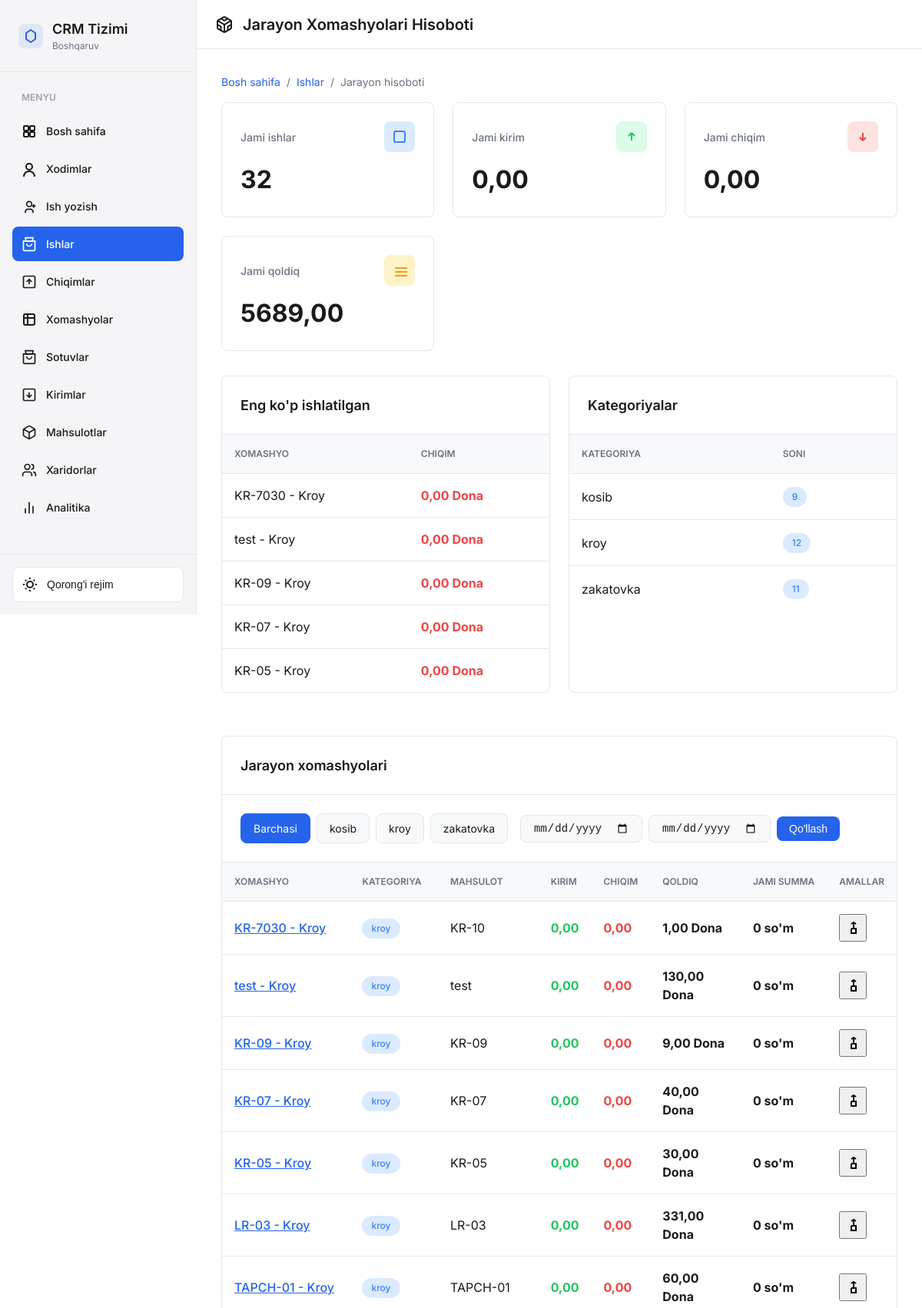
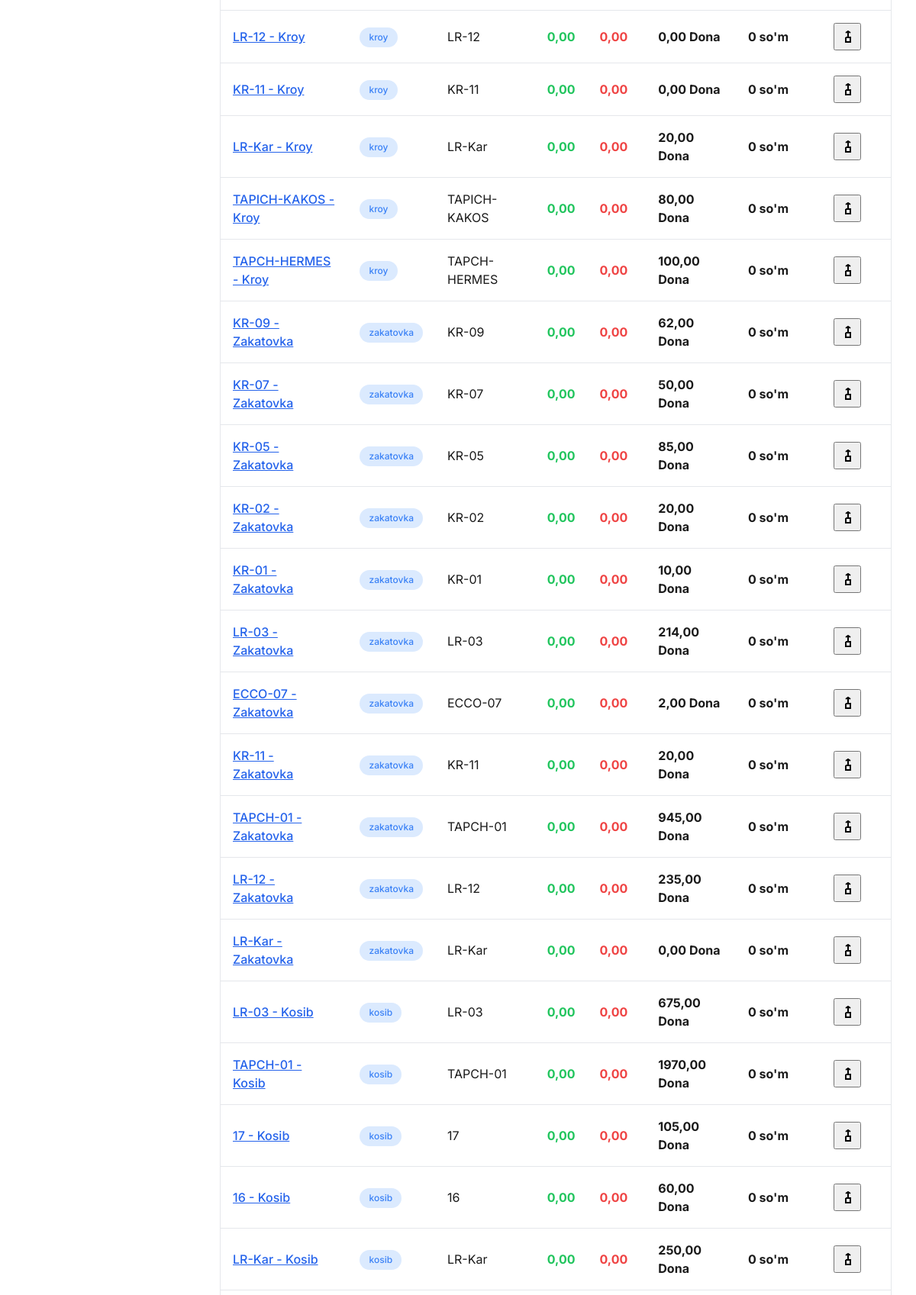
Screenshot of /xomashyo/jarayon-hisobot/ (signed in, upper part) with the database file from the repository (2 pictures, top to bottom).
### xomashyo/models.py (models this page shows, shortened)
class Xomashyo(models.Model):
    OLCHOV_BIRLIKLARI = [
        ('kg',   'Kilogramm'),
        ('gr',   'Gramm'),
        ('lt',   'Litr'),
        ('dona', 'Dona'),
        ('dm',   'Desimetr'),
    ]
    HOLAT_CHOICES = [
        ('active',   'Faol'),
        ('deactive', 'Nofaol'),
        ('expired',  'Muddati o\'tgan'),
    ]
    nomi              = models.CharField(max_length=255)
    mahsulot          = models.ForeignKey(
        "crm.Product", on_delete=models.CASCADE, null=True, blank=True
    )
    category          = models.ForeignKey(
        XomashyoCategory, on_delete=models.PROTECT,
        related_name='xomashyolar', verbose_name="Kategoriya"
    )
    rang              = models.CharField(max_length=50, null=True, blank=True)
    miqdori           = models.DecimalField(max_digits=10, decimal_places=2, default=0)
    olchov_birligi    = models.CharField(max_length=20, choices=OLCHOV_BIRLIKLARI)
    minimal_miqdor    = models.DecimalField(max_digits=10, decimal_places=2, default=0)
    narxi             = models.DecimalField(max_digits=15, decimal_places=2, null=True, blank=True)
    narxi_usd         = models.DecimalField(max_digits=15, decimal_places=4, null=True, blank=True)
    yetkazib_beruvchi = models.ForeignKey(
        YetkazibBeruvchi, on_delete=models.SET_NULL, null=True, blank=True
    )
    qabul_qilingan_sana = models.DateField(auto_now_add=True)
    amal_qilish_muddati = models.DateField(null=True, blank=True)
    updated_at          = models.DateTimeField(auto_now=True)
    holati              = models.CharField(max_length=20, choices=HOLAT_CHOICES, default='active')
    qr_code             = models.CharField(max_length=100, blank=True)
    class Meta:
        verbose_name = "Xomashyo"
        verbose_name_plural = "Xomashyolar"

class XomashyoCategory(models.Model):
    CATEGORY_TYPES = [
        ('real',    'Real xomashyo'),
        ('process', 'Jarayon xomashyo'),
    ]
    name   = models.CharField(max_length=200, verbose_name="Kategoriya nomi")
    tavsif = models.TextField(blank=True, verbose_name="Tavsif")
    tartib = models.IntegerField(default=0, verbose_name="Tartib raqami")
    turi   = models.CharField(
        max_length=20, choices=CATEGORY_TYPES,
        default='real', verbose_name="Kategoriya turi"
    )
    class Meta:
        verbose_name = "Xomashyo kategoriyasi"
        verbose_name_plural = "Xomashyo kategoriyalari"
        ordering = ['tartib', 'name']

### crm/models.py (models this page shows, shortened)
class Product(models.Model):
    STATUS_CHOICES = [
        ('new', 'Yangi'),
        ('bestseller', "Ko'p sotiladigan"),
        ('sale', 'Chegirma'),
    ]
    status = models.CharField(max_length=20, choices=STATUS_CHOICES, default='new', verbose_name="Holati")
    category = models.ForeignKey(Category, on_delete=models.CASCADE, related_name="products", null=True, verbose_name="Kategoriya")
    nomi = models.CharField(max_length=255, verbose_name="Nomi",unique=True)
    description = models.TextField(verbose_name="Tavsif")
    narxi = models.DecimalField(max_digits=10, decimal_places=2, verbose_name="Narxi")
    image = models.ImageField(upload_to="products/", verbose_name="Rasm",null=True,blank=True)
    avg_profit = models.PositiveIntegerField(default=0, verbose_name="O'rtacha foyda")
    created_at = models.DateTimeField(auto_now_add=True, verbose_name="Yaratilgan sana")
    narx_kosib = models.IntegerField(default=0, verbose_name="Kasb narxi")
    narx_zakatovka = models.IntegerField(default=0, verbose_name="Zakatovka narxi")
    narx_kroy = models.IntegerField(default=0, verbose_name="Kesish narxi")
    narx_rezak = models.IntegerField(default=0, verbose_name="Rezak kesish narxi")
    narx_pardoz = models.IntegerField(default=0, verbose_name="Pardoza narxi")
    soni = models.PositiveIntegerField(default=0,null=True,blank=True)
    teri_sarfi = models.DecimalField(
        max_digits=10,
        decimal_places=2,
        default=0,
        help_text="1 ta mahsulot uchun teri sarfi (kg, m2 yoki dona)",
        verbose_name="Terı sarfi"
    )
    astar_sarfi = models.DecimalField(
        max_digits=10,
        decimal_places=2,
        default=0,
        help_text="1 ta mahsulot uchun astar sarfi (kg, m2 yoki dona)",
        verbose_name="Astar sarfi"
    )
    class Meta:
        verbose_name = "Mahsulot"
        verbose_name_plural = "Mahsulotlar"
        constraints = [
            models.UniqueConstraint(fields=["category", "nomi"], name="uniq_product_category_nomi"),
        ]

### xomashyo/views.py (the view)
# urls.py: path('jarayon-hisobot/', views.jarayon_xomashyo_hisobot, name='jarayon_hisobot'),
@login_required(login_url="login")
@user_passes_test(is_admin,login_url='login')
def jarayon_xomashyo_hisobot(request):
    jarayon_categories = XomashyoCategory.objects.filter(turi='process')
    selected_category = request.GET.get('category', 'all')
    date_from = request.GET.get('date_from', '')
    date_to = request.GET.get('date_to', '')
    xomashyolar = Xomashyo.objects.filter(
        category__turi='process'
    ).select_related('category', 'yetkazib_beruvchi')
    if selected_category != 'all':
        xomashyolar = xomashyolar.filter(category_id=selected_category)
    xomashyo_list = []
    jami_kirim = 0
    jami_chiqim = 0
    jami_qoldiq = 0
    for xomashyo in xomashyolar:
        harakatlar_query = XomashyoHarakat.objects.filter(
            Q(xomashyo=xomashyo) | Q(xomashyo_variant__xomashyo=xomashyo)
        )
        if date_from:
            harakatlar_query = harakatlar_query.filter(
                sana__gte=datetime.strptime(date_from, '%Y-%m-%d')
            )
        if date_to:
            harakatlar_query = harakatlar_query.filter(
                sana__lte=datetime.strptime(date_to, '%Y-%m-%d')
            )
        kirim = harakatlar_query.filter(
            harakat_turi='kirim'
        ).aggregate(
            jami=Coalesce(Sum('miqdori'), 0, output_field=DecimalField())
        )['jami']
        chiqim = harakatlar_query.filter(
            harakat_turi='chiqim'
        ).aggregate(
            jami=Coalesce(Sum('miqdori'), 0, output_field=DecimalField())
        )['jami']
        qoldiq = xomashyo.miqdori
        jami_summa = qoldiq * (xomashyo.narxi or 0)
        xomashyo_list.append({
            'xomashyo': xomashyo,
            'kirim': kirim,
            'chiqim': chiqim,
            'qoldiq': qoldiq,
            'jami_summa': jami_summa,
            'oxirgi_harakatlar': harakatlar_query.order_by('-sana')[:5]
        })
        jami_kirim += kirim
        jami_chiqim += chiqim
        jami_qoldiq += qoldiq
    eng_kop_ishlatilgan = sorted(
        xomashyo_list,
        key=lambda x: x['chiqim'],
        reverse=True
    )[:5]
    context = {
        'jarayon_categories': jarayon_categories,
        'selected_category': selected_category,
        'date_from': date_from,
        'date_to': date_to,
        'xomashyo_list': xomashyo_list,
        'jami_kirim': jami_kirim,
        'jami_chiqim': jami_chiqim,
        'jami_qoldiq': jami_qoldiq,
        'eng_kop_ishlatilgan': eng_kop_ishlatilgan,
        'jami_xomashyolar': len(xomashyo_list),
    }
    return render(request, 'xomashyo/jarayon_hisobot.html', context)

### templates/xomashyo/jarayon_hisobot.html (shortened to what this page needs)
{% extends 'base.html' %}
{% load static %}
{% load humanize %}
{% load custom_filters %}
{% block content %}
<div class="main-content">
    <header class="header">
        <div class="header-title">
            Jarayon Xomashyolari Hisoboti
        </div>
    </header>
    <main class="content">
        <div class="page">
            <div class="breadcrumb">
                <a href="/">Bosh sahifa</a>
                <span>/</span>
                <a href="{% url 'xomashyo:xomashyolar' %}">Ishlar</a>
                <span>/</span>
                <span>Jarayon hisoboti</span>
            </div>
            <div class="stats-grid">
                <div class="stat-card">
                    <div class="stat-header">
                        <span>Jami ishlar</span>
                        <div class="stat-icon info">
                            <svg width="20" height="20" viewBox="0 0 20 20" fill="none" stroke="currentColor" stroke-width="2">
                                <rect x="3" y="3" width="14" height="14" rx="2"/>
                            </svg>
                        </div>
                    </div>
                    <div class="stat-value">{{ jami_xomashyolar }}</div>
                </div>
                <div class="stat-card">
                    <div class="stat-header">
                        <span>Jami kirim</span>
                        <div class="stat-icon success">
                            <svg width="20" height="20" viewBox="0 0 20 20" fill="none" stroke="currentColor" stroke-width="2">
                                <path d="M10 15V5m0 0l-4 4m4-4l4 4"/>
                            </svg>
                        </div>
                    </div>
                    <div class="stat-value">{{ jami_kirim|floatformat:2 }}</div>
                </div>
                <div class="stat-card">
                    <div class="stat-header">
                        <span>Jami chiqim</span>
                        <div class="stat-icon danger">
                            <svg width="20" height="20" viewBox="0 0 20 20" fill="none" stroke="currentColor" stroke-width="2">
                                <path d="M10 5v10m0 0l4-4m-4 4l-4-4"/>
                            </svg>
                        </div>
                    </div>
                    <div class="stat-value">{{ jami_chiqim|floatformat:2 }}</div>
                </div>
                <div class="stat-card">
                    <div class="stat-header">
                        <span>Jami qoldiq</span>
                        <div class="stat-icon warning">
                            <svg width="20" height="20" viewBox="0 0 20 20" fill="none" stroke="currentColor" stroke-width="2">
                                <path d="M4 7h16M4 12h16M4 17h16"/>
                            </svg>
                        </div>
                    </div>
                    <div class="stat-value">{{ jami_qoldiq|floatformat:2 }}</div>
                </div>
            </div>
            <div class="grid-2">
                <div class="card">
                    <div class="card-header">
                        <h3>Eng ko'p ishlatilgan</h3>
                    </div>
                    <table>
                        <thead>
                            <tr>
                                <th>Xomashyo</th>
                                <th>Chiqim</th>
                            </tr>
                        </thead>
                        <tbody>
                            {% for item in eng_kop_ishlatilgan %}
                            <tr>
                                <td>{{ item.xomashyo.nomi }}</td>
                                <td><strong style="color: var(--color-danger);">{{ item.chiqim|floatformat:2 }} {{ item.xomashyo.get_olchov_birligi_display }}</strong></td>
                            </tr>
                            {% endfor %}
                        </tbody>
                    </table>
                </div>
                <div class="card">
                    <div class="card-header">
                        <h3>Kategoriyalar</h3>
                    </div>
                    <table>
                        <thead>
                            <tr>
                                <th>Kategoriya</th>
                                <th>Soni</th>
                            </tr>
                        </thead>
                        <tbody>
                            {% for cat in jarayon_categories %}
                            <tr>
                                <td>{{ cat.name }}</td>
                                <td><span class="badge badge-info">{{ cat.xomashyolar.count }}</span></td>
                            </tr>
                            {% endfor %}
                        </tbody>
                    </table>
                </div>
            </div>
            <div class="card">
                <div class="card-header">
                    <h3>Jarayon xomashyolari</h3>
                </div>
                <form method="get" class="filters">
                    <div class="filter-group">
                        <a href="?category=all" class="filter-btn {% if selected_category == 'all' %}active{% endif %}">Barchasi</a>
                        {% for cat in jarayon_categories %}
                            <a href="?category={{ cat.id }}" class="filter-btn {% if selected_category == cat.id|stringformat:'s' %}active{% endif %}">{{ cat.name }}</a>
                        {% endfor %}
                    </div>
                    <div class="filter-group">
                        <input type="date" name="date_from" class="date-input" value="{{ date_from }}" placeholder="Dan">
                        <input type="date" name="date_to" class="date-input" value="{{ date_to }}" placeholder="Gacha">
                        <button type="submit" class="btn-apply">Qo'llash</button>
                    </div>
                </form>
                {% if xomashyo_list %}
                    <table>
                        <thead>
                            <tr>
                                <th>Xomashyo</th>
                                <th>Kategoriya</th>
                                <th>Mahsulot</th>
                                <th>Kirim</th>
                                <th>Chiqim</th>
                                <th>Qoldiq</th>
                                <th>Jami summa</th>
                                <th>Amallar</th>
                            </tr>
                        </thead>
                        <tbody>
                            {% for item in xomashyo_list %}
                            <tr>
                                <td>
                                    <a href="{% url 'xomashyo:xomashyo_detail' item.xomashyo.id %}" style="color: var(--color-primary); font-weight: 500;">
                                        {{ item.xomashyo.nomi }}
                                    </a>
                                </td>
                                <td><span class="badge badge-info">{{ item.xomashyo.category.name }}</span></td>
                                <td>{{ item.xomashyo.mahsulot.nomi|default:"-" }}</td>
                                <td><strong style="color: var(--color-success);">{{ item.kirim|floatformat:2 }}</strong></td>
                                <td><strong style="color: var(--color-danger);">{{ item.chiqim|floatformat:2 }}</strong></td>
                                <td><strong>{{ item.qoldiq|floatformat:2 }} {{ item.xomashyo.get_olchov_birligi_display }}</strong></td>
                                <td><strong>{{ item.jami_summa|floatformat:0|intcomma }} so'm</strong></td>
                                <td>
                                    <button class="btn-icon" onclick="toggleDetails({{ item.xomashyo.id }})" title="Harakatlar">
                                        <svg width="16" height="16" viewBox="0 0 16 16" fill="none" stroke="currentColor" stroke-width="2">
                                            <polyline points="6 9 12 9 12 15 6 15 6 9"/>
                                            <line x1="9" y1="9" x2="9" y2="1"/>
                                            <polyline points="6 3 9 1 12 3"/>
                                        </svg>
                                    </button>
                                </td>
                            </tr>
                            {% endfor %}
                        </tbody>
                    </table>
                {% else %}
                    <p style="text-align: center; color: var(--text-secondary); padding: 3rem;">Jarayon xomashyolari topilmadi</p>
                {% endif %}
            </div>
        </div>
    </main>
</div>
{% endblock content %}

### rows the page displays
Xomashyo: xomashyo.nomi "KR-7030 - Kroy", chiqim "0,00", xomashyo.olchov_birligi "Dona", xomashyo.category.name "kroy", xomashyo.mahsulot.nomi "KR-10", kirim "0,00", qoldiq "1,00", jami_summa "0"
Xomashyo: xomashyo.nomi "test - Kroy", chiqim "0,00", xomashyo.olchov_birligi "Dona", xomashyo.category.name "kroy", xomashyo.mahsulot.nomi "test", kirim "0,00", qoldiq "130,00", jami_summa "0"
Xomashyo: xomashyo.nomi "KR-09 - Kroy", chiqim "0,00", xomashyo.olchov_birligi "Dona", xomashyo.category.name "kroy", xomashyo.mahsulot.nomi "KR-09", kirim "0,00", qoldiq "9,00", jami_summa "0"
Xomashyo: xomashyo.nomi "KR-07 - Kroy", chiqim "0,00", xomashyo.olchov_birligi "Dona", xomashyo.category.name "kroy", xomashyo.mahsulot.nomi "KR-07", kirim "0,00", qoldiq "40,00", jami_summa "0"
Xomashyo: xomashyo.nomi "KR-05 - Kroy", chiqim "0,00", xomashyo.olchov_birligi "Dona", xomashyo.category.name "kroy", xomashyo.mahsulot.nomi "KR-05", kirim "0,00", qoldiq "30,00", jami_summa "0"
XomashyoCategory: name "kosib", xomashyolar.count "9"
XomashyoCategory: name "kroy", xomashyolar.count "12"
XomashyoCategory: name "zakatovka", xomashyolar.count "11"
Xomashyo: xomashyo.nomi "LR-03 - Kroy", xomashyo.category.name "kroy", xomashyo.mahsulot.nomi "LR-03", kirim "0,00", chiqim "0,00", qoldiq "331,00", xomashyo.olchov_birligi "Dona", jami_summa "0"
Xomashyo: xomashyo.nomi "TAPCH-01 - Kroy", xomashyo.category.name "kroy", xomashyo.mahsulot.nomi "TAPCH-01", kirim "0,00", chiqim "0,00", qoldiq "60,00", xomashyo.olchov_birligi "Dona", jami_summa "0"
Xomashyo: xomashyo.nomi "LR-12 - Kroy", xomashyo.category.name "kroy", xomashyo.mahsulot.nomi "LR-12", kirim "0,00", chiqim "0,00", qoldiq "0,00", xomashyo.olchov_birligi "Dona", jami_summa "0"
Xomashyo: xomashyo.nomi "KR-11 - Kroy", xomashyo.category.name "kroy", xomashyo.mahsulot.nomi "KR-11", kirim "0,00", chiqim "0,00", qoldiq "0,00", xomashyo.olchov_birligi "Dona", jami_summa "0"
Xomashyo: xomashyo.nomi "LR-Kar - Kroy", xomashyo.category.name "kroy", xomashyo.mahsulot.nomi "LR-Kar", kirim "0,00", chiqim "0,00", qoldiq "20,00", xomashyo.olchov_birligi "Dona", jami_summa "0"
Xomashyo: xomashyo.nomi "TAPICH-KAKOS - Kroy", xomashyo.category.name "kroy", xomashyo.mahsulot.nomi "TAPICH-KAKOS", kirim "0,00", chiqim "0,00", qoldiq "80,00", xomashyo.olchov_birligi "Dona", jami_summa "0"
Xomashyo: xomashyo.nomi "TAPCH-HERMES - Kroy", xomashyo.category.name "kroy", xomashyo.mahsulot.nomi "TAPCH-HERMES", kirim "0,00", chiqim "0,00", qoldiq "100,00", xomashyo.olchov_birligi "Dona", jami_summa "0"
Xomashyo: xomashyo.nomi "KR-09 - Zakatovka", xomashyo.category.name "zakatovka", xomashyo.mahsulot.nomi "KR-09", kirim "0,00", chiqim "0,00", qoldiq "62,00", xomashyo.olchov_birligi "Dona", jami_summa "0"
Xomashyo: xomashyo.nomi "KR-07 - Zakatovka", xomashyo.category.name "zakatovka", xomashyo.mahsulot.nomi "KR-07", kirim "0,00", chiqim "0,00", qoldiq "50,00", xomashyo.olchov_birligi "Dona", jami_summa "0"
Xomashyo: xomashyo.nomi "KR-05 - Zakatovka", xomashyo.category.name "zakatovka", xomashyo.mahsulot.nomi "KR-05", kirim "0,00", chiqim "0,00", qoldiq "85,00", xomashyo.olchov_birligi "Dona", jami_summa "0"
Xomashyo: xomashyo.nomi "KR-02 - Zakatovka", xomashyo.category.name "zakatovka", xomashyo.mahsulot.nomi "KR-02", kirim "0,00", chiqim "0,00", qoldiq "20,00", xomashyo.olchov_birligi "Dona", jami_summa "0"
Xomashyo: xomashyo.nomi "KR-01 - Zakatovka", xomashyo.category.name "zakatovka", xomashyo.mahsulot.nomi "KR-01", kirim "0,00", chiqim "0,00", qoldiq "10,00", xomashyo.olchov_birligi "Dona", jami_summa "0"
Xomashyo: xomashyo.nomi "LR-03 - Zakatovka", xomashyo.category.name "zakatovka", xomashyo.mahsulot.nomi "LR-03", kirim "0,00", chiqim "0,00", qoldiq "214,00", xomashyo.olchov_birligi "Dona", jami_summa "0"
Xomashyo: xomashyo.nomi "ECCO-07 - Zakatovka", xomashyo.category.name "zakatovka", xomashyo.mahsulot.nomi "ECCO-07", kirim "0,00", chiqim "0,00", qoldiq "2,00", xomashyo.olchov_birligi "Dona", jami_summa "0"
Xomashyo: xomashyo.nomi "KR-11 - Zakatovka", xomashyo.category.name "zakatovka", xomashyo.mahsulot.nomi "KR-11", kirim "0,00", chiqim "0,00", qoldiq "20,00", xomashyo.olchov_birligi "Dona", jami_summa "0"
Xomashyo: xomashyo.nomi "TAPCH-01 - Zakatovka", xomashyo.category.name "zakatovka", xomashyo.mahsulot.nomi "TAPCH-01", kirim "0,00", chiqim "0,00", qoldiq "945,00", xomashyo.olchov_birligi "Dona", jami_summa "0"
Xomashyo: xomashyo.nomi "LR-12 - Zakatovka", xomashyo.category.name "zakatovka", xomashyo.mahsulot.nomi "LR-12", kirim "0,00", chiqim "0,00", qoldiq "235,00", xomashyo.olchov_birligi "Dona", jami_summa "0"
Xomashyo: xomashyo.nomi "LR-Kar - Zakatovka", xomashyo.category.name "zakatovka", xomashyo.mahsulot.nomi "LR-Kar", kirim "0,00", chiqim "0,00", qoldiq "0,00", xomashyo.olchov_birligi "Dona", jami_summa "0"
Xomashyo: xomashyo.nomi "LR-03 - Kosib", xomashyo.category.name "kosib", xomashyo.mahsulot.nomi "LR-03", kirim "0,00", chiqim "0,00", qoldiq "675,00", xomashyo.olchov_birligi "Dona", jami_summa "0"
Xomashyo: xomashyo.nomi "TAPCH-01 - Kosib", xomashyo.category.name "kosib", xomashyo.mahsulot.nomi "TAPCH-01", kirim "0,00", chiqim "0,00", qoldiq "1970,00", xomashyo.olchov_birligi "Dona", jami_summa "0"
Xomashyo: xomashyo.nomi "17 - Kosib", xomashyo.category.name "kosib", xomashyo.mahsulot.nomi "17", kirim "0,00", chiqim "0,00", qoldiq "105,00", xomashyo.olchov_birligi "Dona", jami_summa "0"
Xomashyo: xomashyo.nomi "16 - Kosib", xomashyo.category.name "kosib", xomashyo.mahsulot.nomi "16", kirim "0,00", chiqim "0,00", qoldiq "60,00", xomashyo.olchov_birligi "Dona", jami_summa "0"
Xomashyo: xomashyo.nomi "LR-Kar - Kosib", xomashyo.category.name "kosib", xomashyo.mahsulot.nomi "LR-Kar", kirim "0,00", chiqim "0,00", qoldiq "250,00", xomashyo.olchov_birligi "Dona", jami_summa "0"

### other values shown
{{ jami_xomashyolar }} "32"
{{ jami_kirim|floatformat:2 }} "0,00"
{{ jami_chiqim|floatformat:2 }} "0,00"
{{ jami_qoldiq|floatformat:2 }} "5689,00"
